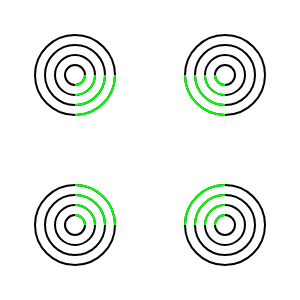
Frame 1 (no input)
Frame 60 (no input): identical to frame 1, image omitted
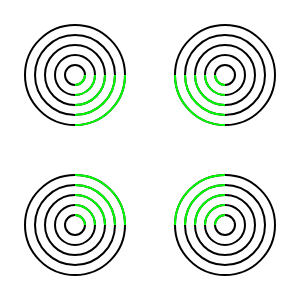
Frame 120 (the mouse pressed at the canvas centre since frame 60)

The p5.js sketch that drew these frames (run headless with seeded random() and noise() and a simulated clock; from frame 60 on, the mouse is pressed at the canvas centre):

// p5.js sketch
// ── sketch.js
const SIZE = 300;
let canvasElement;

let num = 4;
let col = "#00ff00";

let colorPicker;

function setup() {
  canvasElement = createCanvas(SIZE, SIZE);
  canvasElement.position(
    windowWidth / 2 - SIZE / 2,
    windowHeight / 2 - SIZE / 2
  );
  canvasElement.mousePressed(changeNum);

  angleMode(DEGREES);

  colorPicker = createColorPicker(col)
    .position(canvasElement.x + SIZE / 4, canvasElement.y + SIZE + 10)
    .addClass("colorPicker");
}

function draw() {
  background(255);
  col = colorPicker.value();
  initializeCircles();
}

function initializeCircles() {
  let tl = new Circle(width / 4, height / 4, 20, 0, num, col);
  tl.drawShape();

  let tr = new Circle(width - width / 4, height / 4, 20, 90, num, col);
  tr.drawShape();

  let br = new Circle(
    width - width / 4,
    height - height / 4,
    20,
    180,
    num,
    col
  );
  br.drawShape();

  let bl = new Circle(width / 4, height - height / 4, 20, 270, num, col);
  bl.drawShape();
}

let inc = true;
function changeNum() {
  if (num >= 10) {
    inc = false;
  }
  if (num <= 4) {
    inc = true;
  }
  num += inc ? 1 : -1;
}

function windowResized() {
  canvasElement.position(
    windowWidth / 2 - SIZE / 2,
    windowHeight / 2 - SIZE / 2
  );
  colorPicker.position(canvasElement.x + SIZE / 4, canvasElement.y + SIZE + 10);
}

// ── Circle.js
class Circle {
  constructor(x, y, diameter, rotationDegree, nCircles, maskColor) {
    this.x = x;
    this.y = y;
    this.diameter = diameter;
    this.nCircles = nCircles;
    this.rotationDegree = rotationDegree;
    this.maskColor = maskColor;
    this.strokeWidth = 2;
  }

  drawCircle() {
    noFill();
    strokeWeight(this.strokeWidth);

    for (let i = 0; i < this.nCircles; i++) {
      circle(0, 0, this.diameter * i + this.diameter);
    }
  }

  drawMask() {
    beginClip();
    square(0, 0, this.diameter * this.nCircles);
    endClip();

    noFill();
    stroke(this.maskColor);

    for (let i = 0; i < this.nCircles; i++) {
      circle(0, 0, this.diameter * i + this.diameter);
    }
  }

  drawShape() {
    push();
    translate(this.x, this.y);
    rotate(this.rotationDegree);
    this.drawCircle();
    this.drawMask();
    pop();
  }
}

// ── style.css
* {
  box-sizing: border-box;
  user-select: none;
  margin: 0;
  padding: 0;
}

body {
  width: 100vw;
  height: 100vh;
  display: flex;
  justify-content: center;
  align-items: center;
  flex-direction: column;
  font-family: "Sour Gummy", sans-serif;
  background-color: #ffffff;
}

.container {
  display: flex;
  flex-direction: column;
  align-items: center;
}

canvas {
  display: block;
  border: 2.5px solid;
  border-radius: 0.25rem;
  position: relative;
}

p {
  margin-top: 27rem;
  padding: 1rem;
  text-align: center;
}

i {
  padding: 1rem;
  position: absolute;
  top: 10px;
  left: 10px;
  color: black;
  font-size: 2rem;
}


input[type="color"] {
  width: 10rem;
  height: 2rem;
  background: none;
}

.colorPicker {
  z-index: 10;
  position: absolute;
  border-radius: 0.25rem;
  border: 2.5px solid;
}
